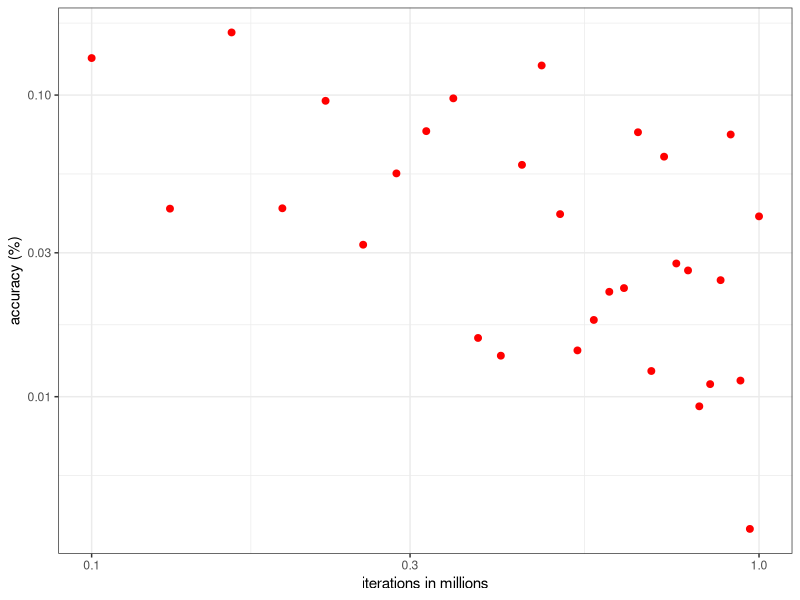
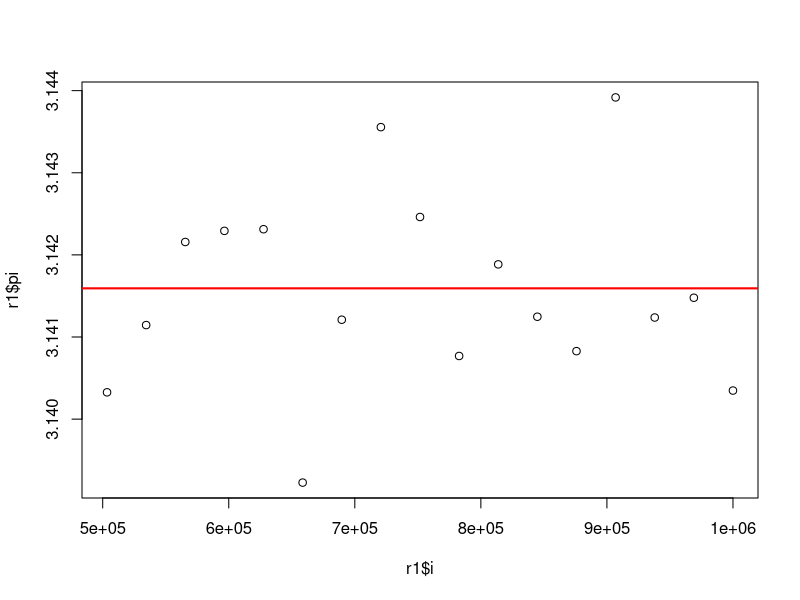
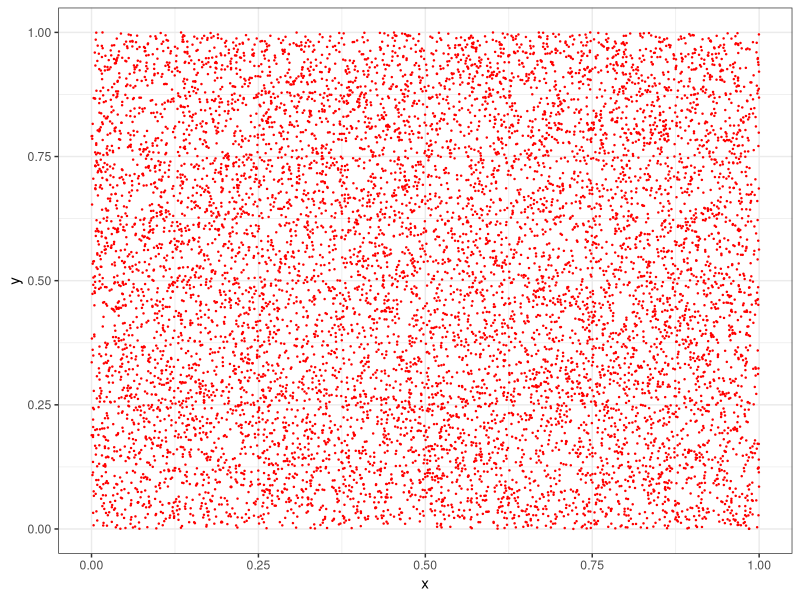
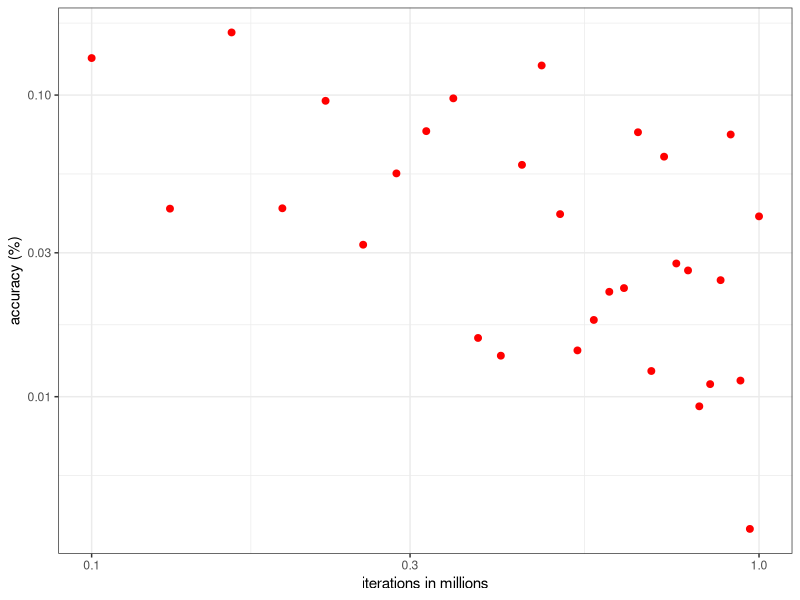
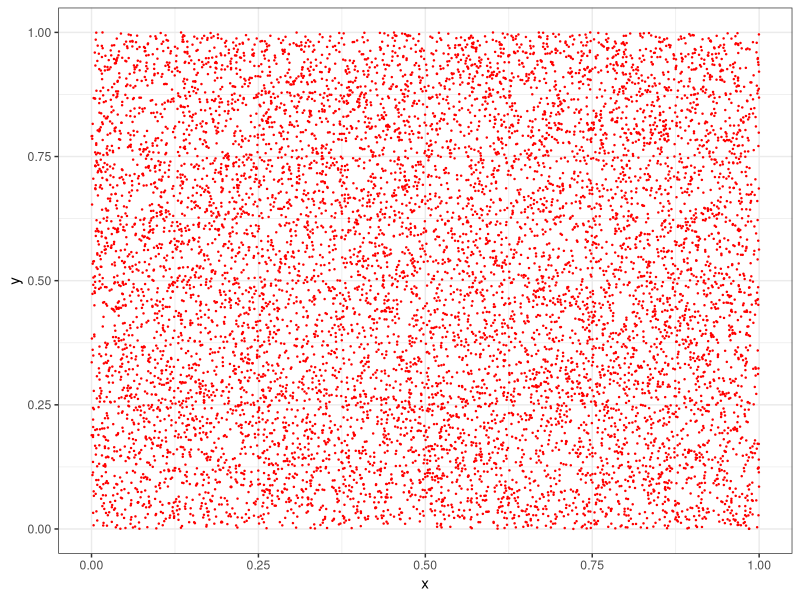

Reproduce these figures in R, in order.
######################################
# Monte Carlo method for computing Pi
# Adaption from earlier routine in C
#
# (c) 2019 Thomas Gredig
#
######################################

# number of iterations
NUM = 2e6

# computes pi with num.iterations
computePi <- function(num.iterations) {
  q.x = runif(num.iterations)
  q.y = runif(num.iterations)
  l = q.x*q.x+q.y*q.y
  n = length(which(l<=1))
  n/num.iterations*4
}

# determine time
system.time({
  result.pi = computePi(NUM)
})

r=data.frame()
for(i in seq(from = 1E5, to=1E6, length.out=30)) {
  result.pi = computePi(i)
  accuracy = (result.pi / pi - 1) * 100
  r = rbind(r, data.frame(i, pi = result.pi, accuracy))
}

library(ggplot2)
ggplot(r, aes(i/1e6, abs(accuracy))) + 
  geom_point(col='red', size=2) +
  scale_y_log10() + 
  scale_x_log10() + 
  theme_bw() + 
  xlab('iterations in millions') + 
  ylab('accuracy (%)')
ggsave('pi-accuracy.png', width=4,height=3, dpi=300)


r1 = subset(r, i>0.5e6)
plot(r1$i, r1$pi)
abline(h=pi, col='red', lwd=2)


# check random numbers
dr = data.frame(
  x = runif(10000),
  y = runif(10000))
ggplot(dr, aes(x,y)) + geom_point(col='red', size=0.2) + theme_bw()
ggsave('random-num-gen.png', width=4, height=4, dpi=300)
